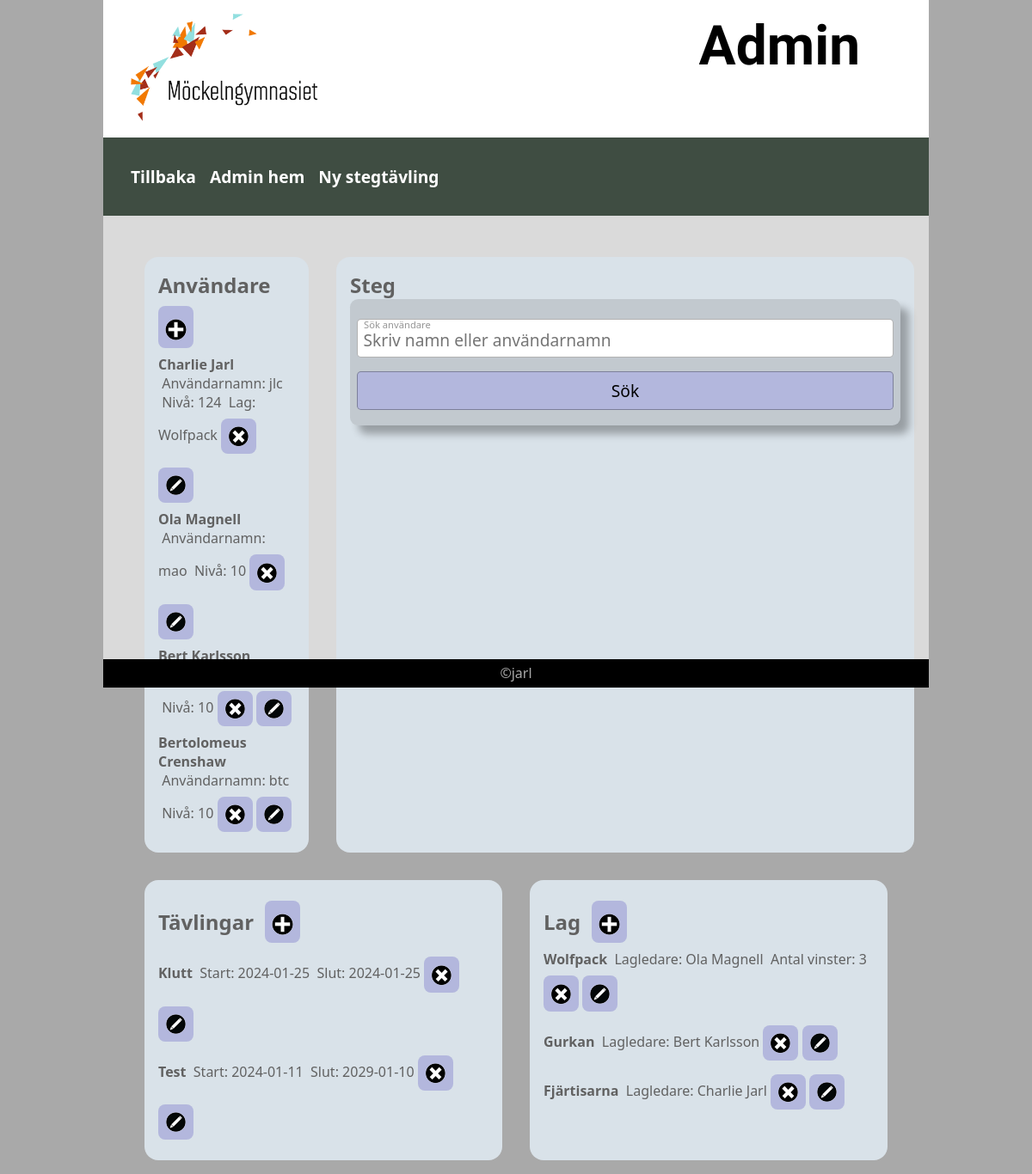
The app's page /adm_dash.php (signed in) with its own data.
### tables this page shows
CREATE TABLE `tbluser` (
  `userid` int(11) NOT NULL,
  `username` varchar(30) NOT NULL,
  `password` varchar(255) NOT NULL,
  `name` varchar(100) NOT NULL,
  `team` int(11) DEFAULT NULL,
  `userlevel` int(11) NOT NULL DEFAULT 10
);

CREATE TABLE `tblteam` (
  `teamid` int(11) NOT NULL,
  `teamname` varchar(200) NOT NULL,
  `teamleader` int(11) NOT NULL,
  `wins` int(11) DEFAULT NULL
);

CREATE TABLE `tblcomp` (
  `compid` int(11) NOT NULL,
  `compname` varchar(200) NOT NULL,
  `startdate` date NOT NULL,
  `stopdate` date NOT NULL
);

### func.php (called while the page is built, shortened)
<?php
$db=new Database("mockelngymnasie");
function isLevel($level){
    $succ=false;
    if(isset($_SESSION["lvl"])){
        $sessLevel=intval($_SESSION["lvl"]);
        if($sessLevel<$level){
            $succ=false;
        }else{
            $succ=true;
        }
    }
    return $succ;
}
class Database extends Crypt
{
    function __construct($db_name, $host="localhost", $username="mockelngymnasie", $password="PPeTExVh") {
        $this->mysqli = mysqli_connect($host, $username, $password, $db_name);
    }
    public function runQuery($strQuery){
        $strSQL=$strQuery;
        return $this->mysqli->query($strSQL);
    }
}
?>

### listuser.php (the view)
<?php
    require_once('func.php');
    if(isLevel(100)){
        $sql="SELECT * FROM tbluser LEFT JOIN tblteam ON tbluser.team=tblteam.teamid ORDER BY tblteam.wins DESC";
    }else{
        $sql="SELECT * FROM tbluser LEFT JOIN tblteam ON tbluser.team=tblteam.teamid WHERE tbluser.userid=".intval($_SESSION['uid']." ORDER BY tblteam.wins DESC");
    }
    $result=$db->runQuery($sql);
?>
        <div class="main">
            <div class="container"><h1>Användare<?php if(isLevel(100)){ ?>&nbsp;&nbsp;<a href="adduser.php"><img src="icons/add.png"></a><?php } ?></h1></div>
            <?php while($row=$result->fetch_assoc()){ ?>
                    <div class="row">
                        <div class="usr_row">
                            <b><?=$row['name']?></b>
                            &nbsp;Användarnamn: <span class="mono"><?=$row['username']?></span>
                            &nbsp;Nivå: <span class="mono"><?=$row['userlevel']?></span>
                            <?php if(strlen($row['teamname'])){ ?>&nbsp;Lag: <span><?=$row['teamname']?></span><?php }  ?>
                            <?php if(isLevel(100)){ ?><a href="deluser.php?del=<?=$row['userid']?>"><img src="icons/delete.png"></a><?php } ?>
                            <?php if(isLevel(100)){ ?><a href="edituser.php?edit=<?=$row['userid']?>"><img src="icons/edit.png"></a><?php } ?>
                        </div>
                    </div>
            <?php  } ?>
        </div>

### adm_dash.php (shortened to what this page needs)
<?php require_once("func.php") ?>
<!DOCTYPE html>
<html lang="en">
<head>
    <link rel="stylesheet" href="style.css">
</head>
<body>
<header><img src="Mockelngymnasiet-w400-svart-text-transparent.png" alt="Möckelngymnasiet">Admin</header>
    <nav>
        <a href="index.php">Tillbaka</a>
        <a href="adm_dash.php">Admin&nbsp;hem</a>
        <a href="reguser.php">Ny&nbsp;stegtävling</a>
    </nav>
    <main>
        <div class="row">
        <section class="adm_users">
            <?php require_once("listuser.php"); ?>
        </section>
        <section class="adm_steps">
            <h1>Steg</h1>
            <form action="adm_dash.php" method="post">
                <label for="stepsearch">Sök användare</label>
                <input type="search" name="stepsearch" id="stepsearch" placeholder="Skriv namn eller användarnamn">
                <input type="submit" name="btn" value="Sök">
            </form>
        </section>
        </div>
        <div class="row">
        <section class="adm_comp">
            <?php require_once("listcomp.php"); ?>
        </section>
        <section class="adm_teams">
            <?php require_once("listteam.php"); ?>
        </section>
        </div>
    </main>
    <footer class="cen">&copy;jarl</footer>
</body>
</html>

### listcomp.php
<?php
    require_once('func.php');
    if(isLevel(100)){
        $sql="SELECT * FROM tblcomp ORDER BY stopdate, startdate DESC";
        $result=$db->runQuery($sql);
    }
?>
        <div class="main">
            <div class="container"><h1>Tävlingar<?php if(isLevel(100)){ ?>&nbsp;&nbsp;<a href="addcomp.php"><img src="icons/add.png"></a><?php } ?></h1></div>
            <?php while($row=$result->fetch_assoc()){ ?>
                    <div class="row">
                        <div class="usr_row">
                            <b><?=$row['compname']?></b>
                            &nbsp;Start: <span class="mono"><?=$row['startdate']?></span>
                            &nbsp;Slut: <span class="mono"><?=$row['stopdate']?></span>
                            <?php if(isLevel(100)){ ?><a href="delcomp.php?del=<?=$row['compid']?>"><img src="icons/delete.png"></a><?php } ?>
                            <?php if(isLevel(100)){ ?><a href="editcomp.php?edit=<?=$row['compid']?>"><img src="icons/edit.png"></a><?php } ?>
                        </div>
                    </div>
            <?php  } ?>
        </div>

### listteam.php
<?php
    require_once('func.php');
    if(isLevel(100)){
        $sql="SELECT * FROM tblteam LEFT JOIN tbluser ON tblteam.teamleader=tbluser.userid ORDER BY tblteam.wins DESC";
    }else{
        $sql="SELECT * FROM tblteam LEFT JOIN tbluser ON tblteam.teamleader=tbluser.userid WHERE teamleader=".intval($_SESSION['uid']."  ORDER BY tblteam.wins DESC");
    }
    $r=$db->runQuery($sql);
?>
        <div class="main">
            <div class="container"><h1>Lag<?php if(isLevel(100)){ ?>&nbsp;&nbsp;<a href="addteam.php"><img src="icons/add.png"></a><?php } ?></h1></div>
            <?php while($row=$r->fetch_assoc()){ ?>
                    <div class="row">
                        <div class="usr_row">
                            <b><?=$row['teamname']?></b>
                            &nbsp;Lagledare: <span class="mono"><?=$row['name']?></span>
                            <?php if(intval($row['wins'])){ ?>&nbsp;Antal vinster: <span><?=$row['wins']?></span><?php }  ?>
                            <?php if(isLevel(100)){ ?><a href="delteam.php?del=<?=$row['teamid']?>"><img src="icons/delete.png"></a><?php } ?>
                            <?php if(isLevel(100)){ ?><a href="editteam.php?edit=<?=$row['teamid']?>"><img src="icons/edit.png"></a><?php } ?>
                        </div>
                    </div>
            <?php  } ?>
        </div>

### style.css (style rules this page uses)
:root { --formborder:rgb(0,0,0,.3); --formback:rgb(100,100,100,.2); --formlabelcolor:rgba(122, 122, 122, 0.8); --formbuttoncolor:#b3b7dd; --prim_back:rgb(217, 226, 233); --prim_color:rgb(66, 65, 90); --sec_back:rgb(63, 77, 66); --sec_color:#fff; --hero_back:#dadada; --hero_color:#616161; --accent:rgb(194, 92, 9); --header_back:#fff; --header_color:#000; --rubrik:bold 4rem 'Righteous', sans-serif; --text:1.2rem 'Ruda', sans-serif; }
* { margin: 0; padding: 0; box-sizing: border-box; font-family: system-ui, -apple-system, BlinkMacSystemFont, 'Segoe UI', Roboto, Oxygen, Ubuntu, Cantarell, 'Open Sans', 'Helvetica Neue', sans-serif; }
body { display:flex; flex-direction: column; justify-content:center; align-items:center; background: darkgrey; height:100dvh; }
img { font-style:italic; background-repeat:no-repeat; background-size:cover; max-width:100%; vertical-align:middle; height:auto; shape-margin:1rem; }
form { position:relative; display:flex; flex-direction:column; width:40rem; padding:.5rem; background: var(--formback); border-radius:.6rem; box-shadow: 10px 10px 10px rgb(0,0,0,0.3); }
input, select, textarea { font:1.2rem system-ui; padding: .6rem .4rem .4rem .4rem; border:1px solid var(--formborder); border-radius:.3rem; }
label { position:relative; top:.9rem; left:.5rem; font:.7rem system-ui; color:var(--formlabelcolor); }
button, input[type="submit"] { margin-top:1rem; margin-bottom:.6rem; padding:.5rem; background: var(--formbuttoncolor); }
.row { display:flex; flex-direction: row; flex-wrap: nowrap; justify-content: space-between; }
header { display:flex; justify-content:space-between; padding: 1rem 5rem 1rem 2rem; height:10rem; width:80%; font:var(--rubrik); background: var(--header_back); color:var(--header_color); }
header img { height:8rem; }
nav { display:flex; gap:1rem; padding: 2rem; width:80%; background: var(--sec_back); color: var(--sec_color); }
nav a { text-decoration: none; color: var(--sec_color); font:bold 1.2rem system-ui; }
footer { height:5rem; background: #000; color:darkgrey; width:80%; }
main { min-height:30rem; flex-grow: 20; width: 80%; gap:2rem; background: var(--hero_back); color:var(--hero_color); padding: 2rem; }
.cen { display:flex; justify-content:center; align-items:center; }
section { width: 100%; background: var(--prim_back); padding: 1rem; margin: 1rem; border-radius: 1rem; }
section a { display:inline-block; text-decoration: none; width:fit-content; padding: 0.5rem; margin: .5rem 0; border-radius: .5rem; background: var(--formbuttoncolor); }

### records on screen
tbluser: name "Charlie Jarl", username "jlc", userlevel "124", tblteam.teamname "Wolfpack"
tbluser: name "Ola Magnell", username "mao", userlevel "10"
tbluser: name "Bert Karlsson", userlevel "10"
tbluser: name "Bertolomeus Crenshaw", username "btc", userlevel "10"
tblcomp: compname "Klutt", startdate "2024-01-25", stopdate "2024-01-25"
tblcomp: compname "Test", startdate "2024-01-11", stopdate "2029-01-10"
tblteam: teamname "Wolfpack", tbluser.name "Ola Magnell", wins "3"
tblteam: teamname "Gurkan", tbluser.name "Bert Karlsson"
tblteam: teamname "Fjärtisarna", tbluser.name "Charlie Jarl"
